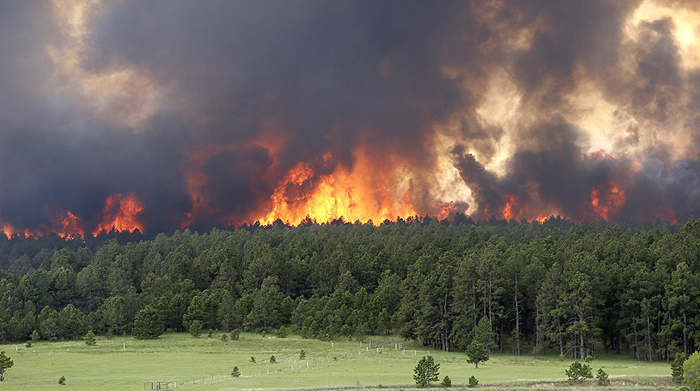
#> input picture Fire Detection/Image Dataset and Codes/ff16.jpg, 700 x 391 px
$ python watershed_threshold.py
#> lines starting #> are read from the running program, lines starting #| are printed output that depends on the picture; after the words box and inside, x2 and y2 are one past the last pixel; in counts of white or black regions, pixels touching at a corner belong together
import numpy as np
import cv2 as cv
from matplotlib import pyplot as plt
img = cv.imread('ff16.jpg')
#> img is the input picture: shape (391, 700, 3); mean B, G, R 89.2, 100.2, 107.5
gray = cv.cvtColor(img,cv.COLOR_BGR2GRAY)
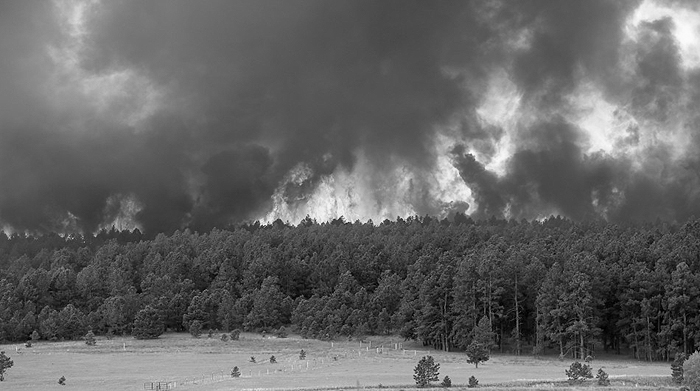
#> gray: shape (391, 700); min 0, max 251, mean 101.1
ret, thresh = cv.threshold(gray,0,255,cv.THRESH_BINARY_INV+cv.THRESH_OTSU)
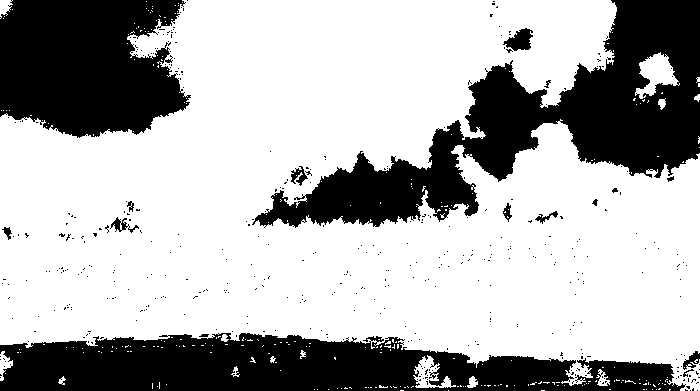
#> thresh: shape (391, 700); 69% white; 424 black regions (407 under 20 px), largest, box (x1, y1, x2, y2) and area: (252, 0, 700, 228) 33981, (0, 333, 686, 391) 27718, (0, 0, 191, 138) 21135
#> ret = 116

#Noise removal
kernel = np.ones((3,3),np.uint8)
opening = cv.morphologyEx(thresh,cv.MORPH_OPEN,kernel, iterations = 2)
#> opening: shape (391, 700); 67.1% white; 201 black regions (188 under 20 px), largest, box (x1, y1, x2, y2) and area: (248, 0, 700, 228) 35480, (0, 329, 700, 391) 30490, (0, 0, 191, 138) 22054

#Background area
sure_bg = cv.dilate(opening,kernel,iterations=3)
#> sure_bg: shape (391, 700); 72% white; 8 black regions (1 under 20 px), largest, box (x1, y1, x2, y2) and area: (261, 0, 700, 223) 29145, (0, 0, 187, 134) 20376, (0, 336, 435, 391) 20130

#Front area
dist_transform = cv.distanceTransform(opening,cv.DIST_L2,5)
ret, sure_fg = cv.threshold(dist_transform,0.7*dist_transform.max(),255,0)
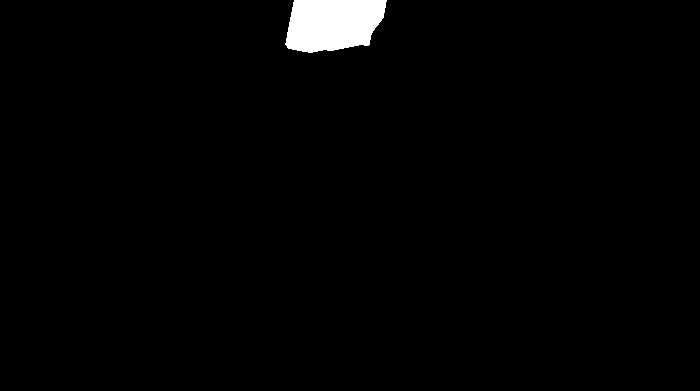
#> sure_fg: shape (391, 700) float32; 1.6% white; 1 white region, box (x1, y1, x2, y2) and area: (285, 0, 387, 53) 4390
#> ret = 106.3

#Finding unknown region
sure_fg = np.uint8(sure_fg)
unknown = cv.subtract(sure_bg,sure_fg)
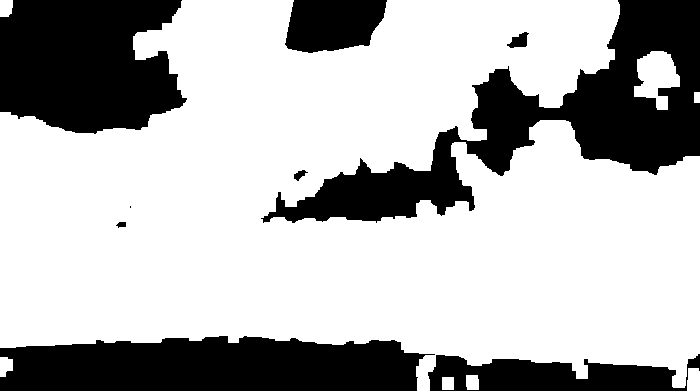
#> unknown: shape (391, 700); 70.4% white; 9 black regions (1 under 20 px), largest, box (x1, y1, x2, y2) and area: (261, 0, 700, 223) 29145, (0, 0, 187, 134) 20376, (0, 336, 435, 391) 20130

ret, markers = cv.connectedComponents(sure_fg)
#> ret = 2
markers = markers+1 #So that the background is 1 and not 0.

#Region of unknown.
markers[unknown==255] = 0
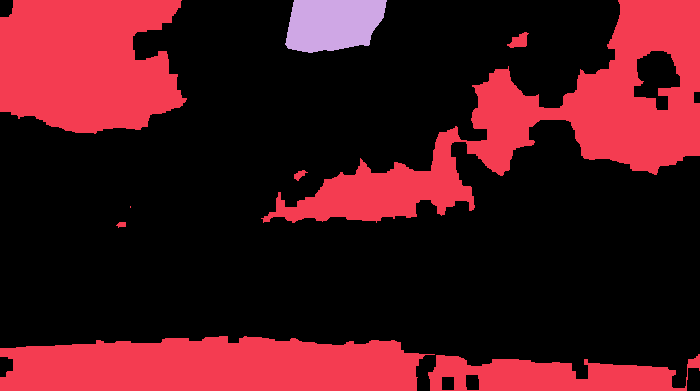
#> markers: shape (391, 700) int32; 3 distinct labels, from 0 to 2; one colour per label, 0 black
markers = cv.watershed(img,markers)
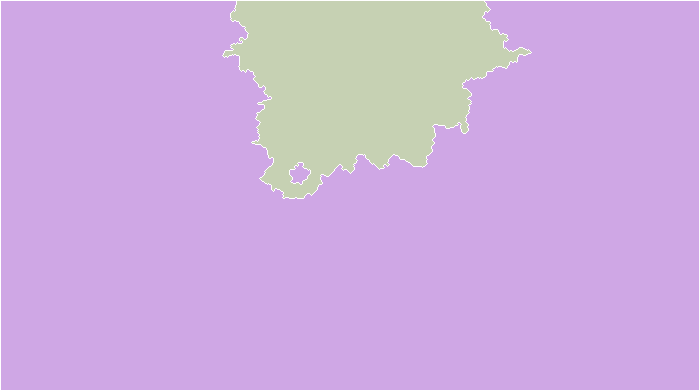
#> markers: shape (391, 700) int32; 3 distinct labels, from -1 to 2; one colour per label, 0 black, -1 white
img[markers == -1] = [255,0,0]
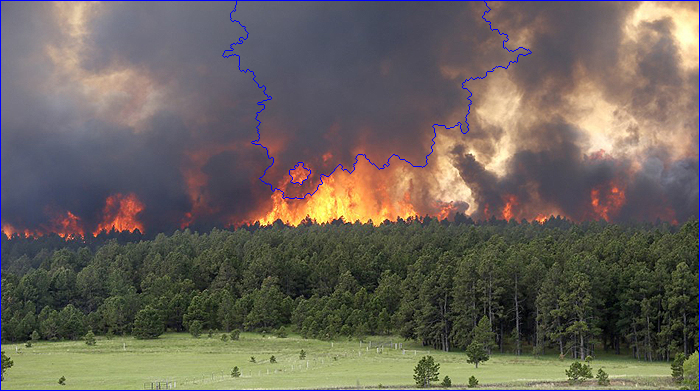
#> img: shape (391, 700, 3); 1.12% of pixels changed, all inside (x1, y1, x2, y2) = (0, 0, 700, 391)
cv.imshow("Image", img)
cv.waitKey(0)

$ run again, with Fire Detection/Image Dataset and Codes/FF0.jpg copied over Fire Detection/Image Dataset and Codes/ff16.jpg
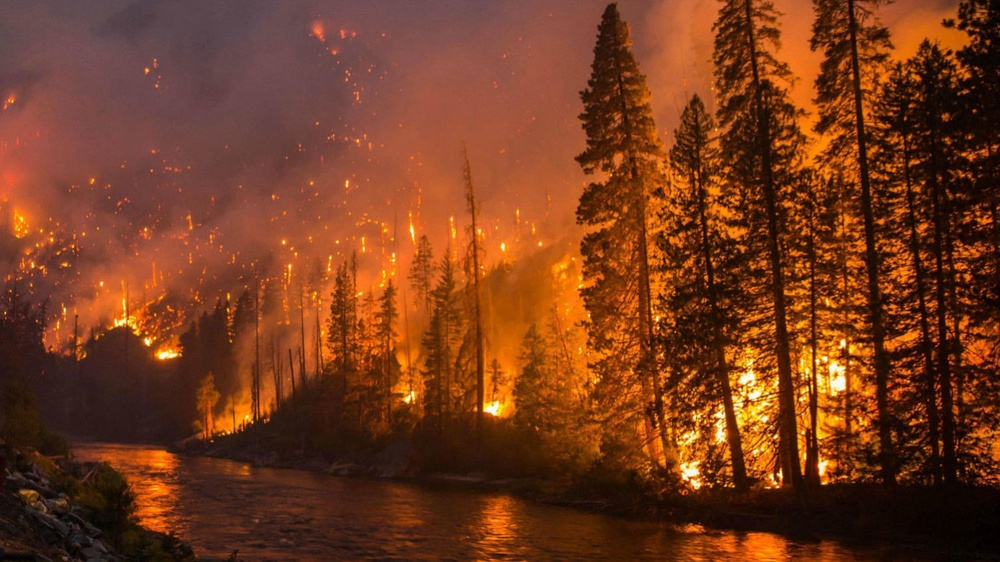
#> input picture Fire Detection/Image Dataset and Codes/FF0.jpg, 1000 x 562 px, shrunk from 1500 x 843 before the run
#> img is the input picture: shape (562, 1000, 3); mean B, G, R 29, 58.6, 117.3
#> `ret, thresh = cv.threshold(gray,0,255,cv.THRESH_BINARY_INV+cv.THRESH_O..`:
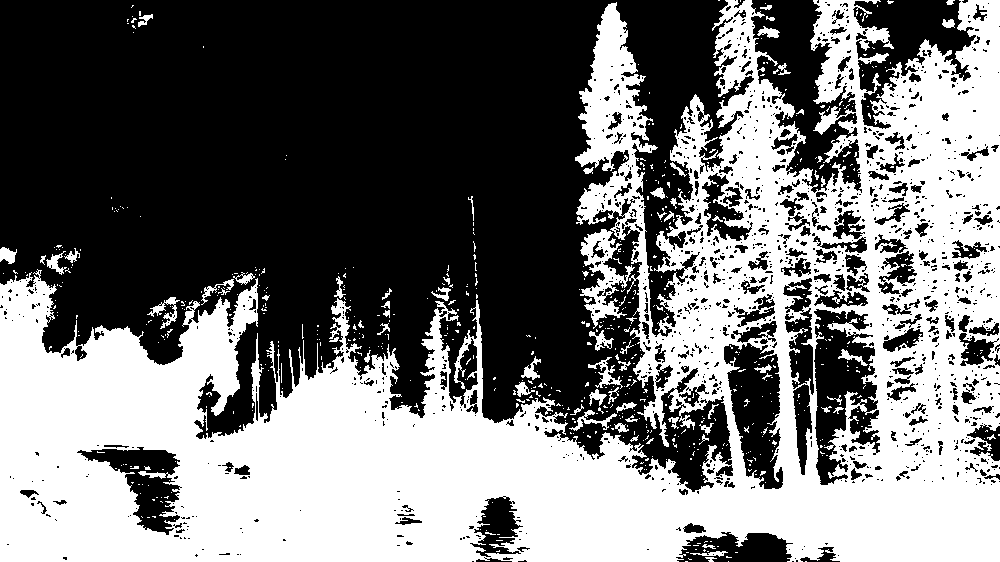
#> thresh: shape (562, 1000); 45.6% white; 705 white regions (632 under 20 px), largest, box (x1, y1, x2, y2) and area: (0, 0, 1000, 562) 246916, (580, 229, 635, 329) 1963, (588, 357, 623, 389) 316
#> `ret, thresh = cv.threshold(gray,0,255,cv.THRESH_BINARY_INV+cv.THRESH_O..`: ret = 69
#> opening: shape (562, 1000); 39.4% white; 151 white regions, largest, box (x1, y1, x2, y2) and area: (0, 0, 1000, 562) 197167, (577, 3, 645, 165) 5669, (716, 0, 760, 94) 1826
#> sure_bg: shape (562, 1000); 50.1% white; 94 black regions (49 under 20 px), largest, box (x1, y1, x2, y2) and area: (0, 0, 730, 491) 237596, (787, 205, 877, 482) 10206, (755, 0, 858, 197) 8613
#> `ret, sure_fg = cv.threshold(dist_transform,0.7*dist_transform.max(),25..`: ret = 57.9
#> unknown: shape (562, 1000); 49.6% white; 36 white regions, largest, box (x1, y1, x2, y2) and area: (0, 0, 1000, 562) 256313, (574, 0, 649, 226) 11264, (578, 226, 618, 323) 2470
#> `ret, markers = cv.connectedComponents(sure_fg)`: ret = 6
#> `img[markers == -1] = [255,0,0]`:
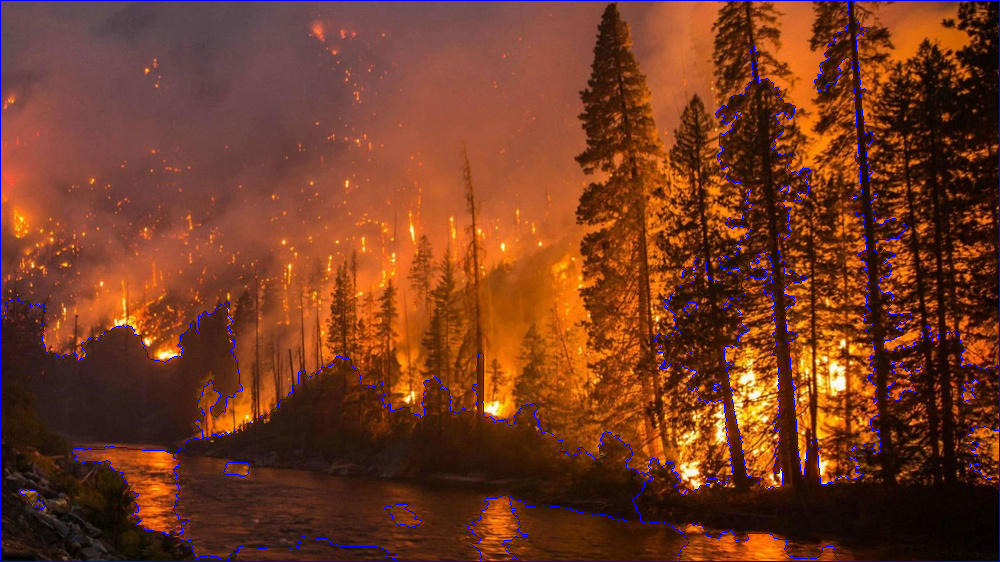
#> img: shape (562, 1000, 3); 1.88% of pixels changed, all inside (x1, y1, x2, y2) = (0, 0, 1000, 562)

$ run again, with Fire Detection/Image Dataset and Codes/FF1.jpg copied over Fire Detection/Image Dataset and Codes/ff16.jpg
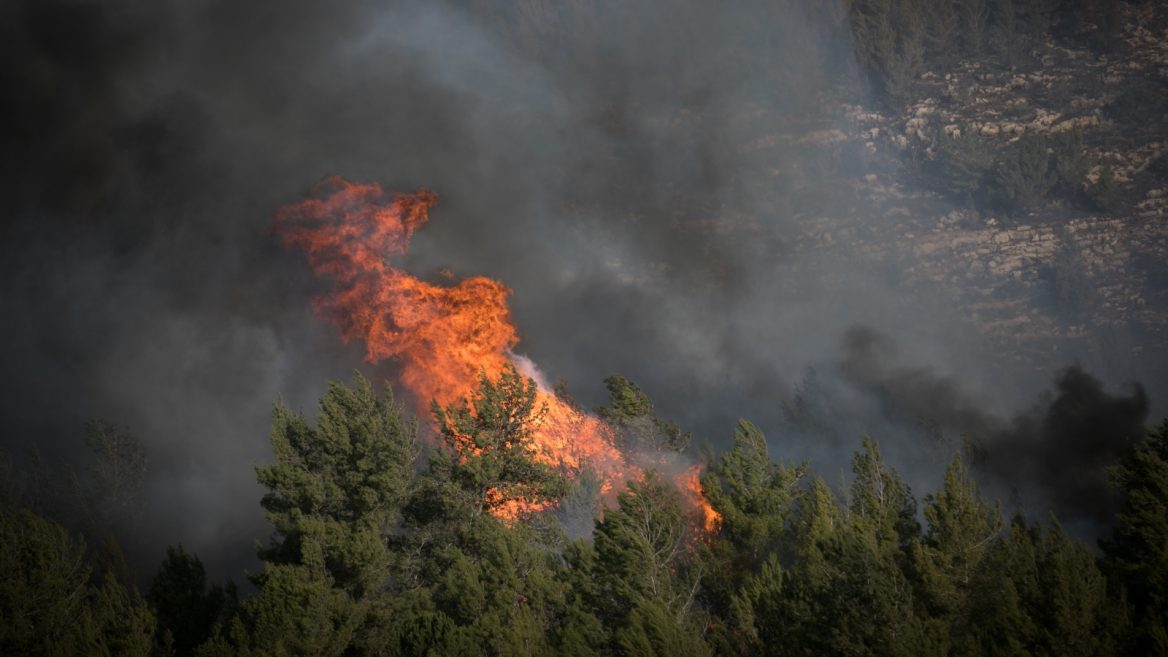
#> input picture Fire Detection/Image Dataset and Codes/FF1.jpg, 1168 x 657 px
#> img is the input picture: shape (657, 1168, 3); mean B, G, R 59.4, 64.1, 68
#> `ret, thresh = cv.threshold(gray,0,255,cv.THRESH_BINARY_INV+cv.THRESH_O..`:
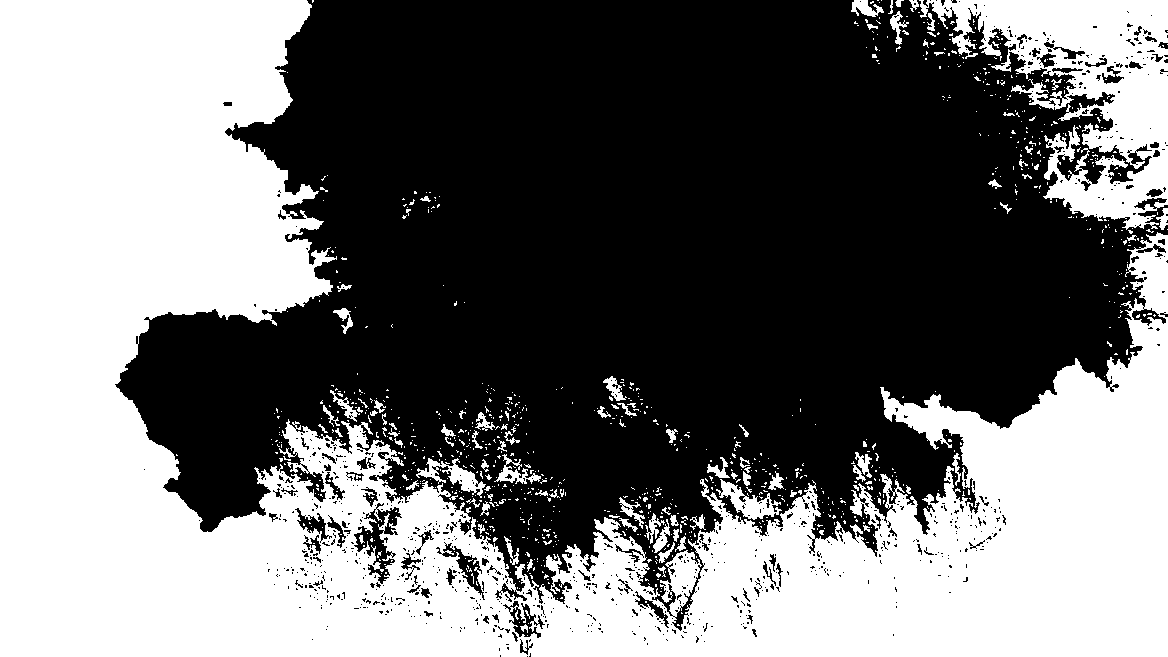
#> thresh: shape (657, 1168); 45.4% white; 988 white regions (890 under 20 px), largest, box (x1, y1, x2, y2) and area: (0, 0, 1168, 657) 311183, (919, 0, 1168, 230) 25254, (716, 479, 782, 520) 989
#> `ret, thresh = cv.threshold(gray,0,255,cv.THRESH_BINARY_INV+cv.THRESH_O..`: ret = 62
#> opening: shape (657, 1168); 42% white; 91 white regions, largest, box (x1, y1, x2, y2) and area: (0, 0, 527, 657) 189475, (529, 319, 1168, 657) 102236, (934, 0, 1168, 227) 19728
#> sure_bg: shape (657, 1168); 46.8% white; 24 white regions, largest, box (x1, y1, x2, y2) and area: (0, 0, 1168, 657) 326168, (931, 0, 1168, 230) 27800, (447, 462, 479, 494) 782
#> `ret, sure_fg = cv.threshold(dist_transform,0.7*dist_transform.max(),25..`: ret = 170.3
#> unknown: shape (657, 1168); 44.5% white; 24 white regions, largest, box (x1, y1, x2, y2) and area: (0, 0, 1168, 657) 308365, (931, 0, 1168, 230) 27800, (447, 462, 479, 494) 782
#> `ret, markers = cv.connectedComponents(sure_fg)`: ret = 4
#> `img[markers == -1] = [255,0,0]`:
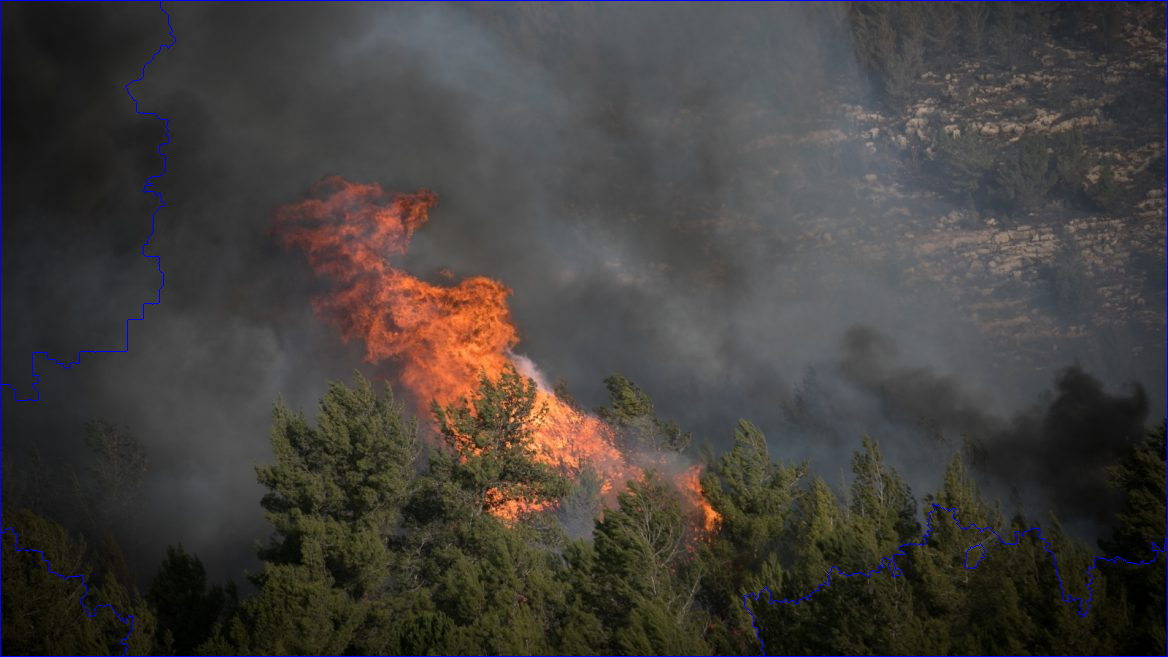
#> img: shape (657, 1168, 3); 0.73% of pixels changed, all inside (x1, y1, x2, y2) = (0, 0, 1168, 657)

$ run again, with Fire Detection/Image Dataset and Codes/FF3.jpg copied over Fire Detection/Image Dataset and Codes/ff16.jpg
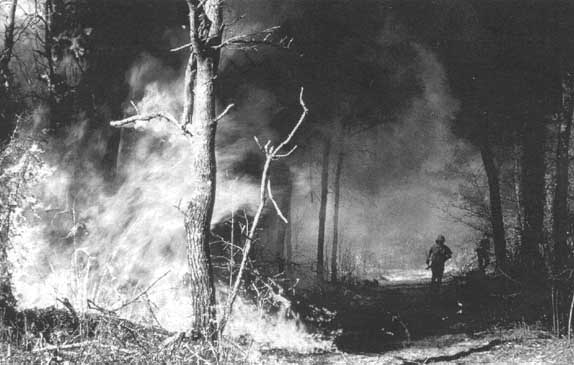
#> input picture Fire Detection/Image Dataset and Codes/FF3.jpg, 574 x 365 px
#> img is the input picture: shape (365, 574, 3); min 25, max 255, mean 111.1
#> thresh: shape (365, 574); 66.8% white; 426 black regions (388 under 20 px), largest, box (x1, y1, x2, y2) and area: (0, 3, 499, 365) 52504, (336, 188, 474, 284) 7998, (427, 296, 574, 365) 2204
#> `ret, thresh = cv.threshold(gray,0,255,cv.THRESH_BINARY_INV+cv.THRESH_O..`: ret = 131
#> opening: shape (365, 574); 61.2% white; 110 black regions (97 under 20 px), largest, box (x1, y1, x2, y2) and area: (0, 0, 574, 365) 67590, (323, 180, 478, 284) 10885, (0, 0, 55, 50) 1957
#> sure_bg: shape (365, 574); 68.9% white; 21 black regions (8 under 20 px), largest, box (x1, y1, x2, y2) and area: (0, 64, 453, 365) 49689, (327, 191, 474, 281) 8048, (443, 332, 574, 365) 2232
#> `ret, sure_fg = cv.threshold(dist_transform,0.7*dist_transform.max(),25..`: ret = 116.8
#> unknown: shape (365, 574); 66.3% white; 22 black regions (8 under 20 px), largest, box (x1, y1, x2, y2) and area: (0, 64, 453, 365) 49689, (327, 191, 474, 281) 8048, (400, 0, 574, 54) 5489
#> `ret, markers = cv.connectedComponents(sure_fg)`: ret = 2
#> `img[markers == -1] = [255,0,0]`:
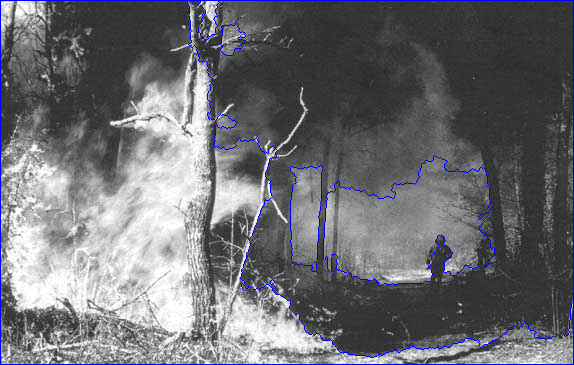
#> img: shape (365, 574, 3); 1.86% of pixels changed, all inside (x1, y1, x2, y2) = (0, 0, 574, 365)
